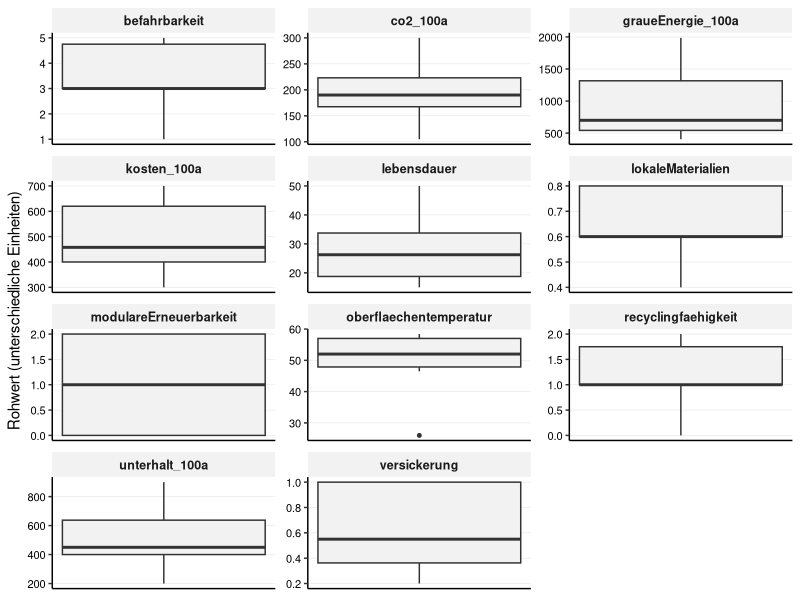
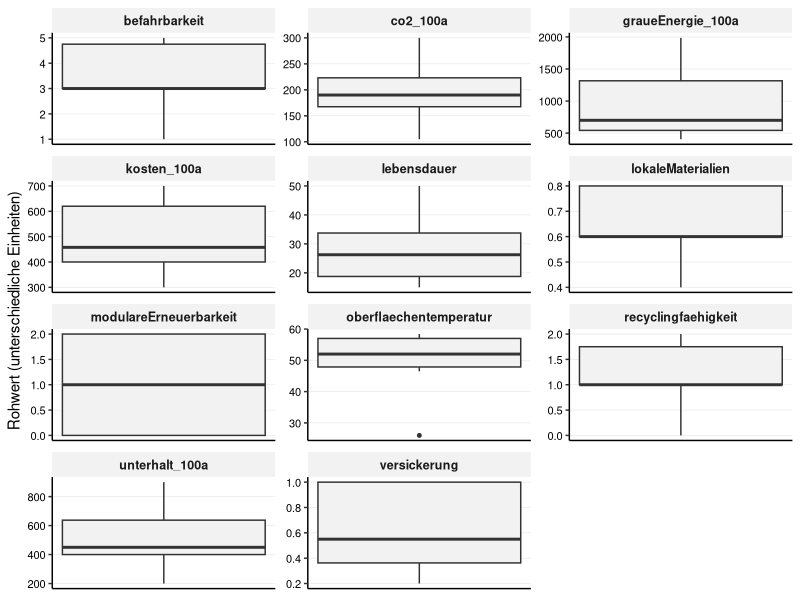

Generate these figures, in order, with R: (Note: this script raises an error after producing the figures.)
## ---- chunk 1

library(tidyverse)
library(readr)
library(ggplot2)
library(forcats)
library(tidytext)

## ---- chunk 2

## 1. Daten Importieren

# Liest die Rohdaten für die Beläge ein
df_belaege_raw <- read_delim(
  "01_data_input/Belaege_tidy.csv",
  delim = ";"
)

# Liest die Gewichtungen für alle vier Szenarien ein
weights_s0_raw <- read_delim(
  "01_data_input/Belaege_Gewichtung_Szenario0.csv",
  delim = ";"
)
weights_s1_raw <- read_delim(
  "01_data_input/Belaege_Gewichtung_Szenario1.csv",
  delim = ";"
)
weights_s2_raw <- read_delim(
  "01_data_input/Belaege_Gewichtung_Szenario2.csv",
  delim = ";"
)
weights_s3_raw <- read_delim(
  "01_data_input/Belaege_Gewichtung_Szenario3.csv",
  delim = ";"
)
## ---- chunk 3
#| include: false
# --- PRÜFUNG BLOCK 1 ---

print("--- 1. Check: Spaltennamen Beläge (Sind alle Spaltennamen da?) ---")
colnames(df_belaege_raw)

print("--- 2. Check: Gewichtung S0 (Wurden Spalten getrennt?) ---")
head(weights_s0_raw)

print("--- 3. Check: Gewichtung S3 (Zur Sicherheit) ---")
head(weights_s3_raw)

## ---- chunk 4
# A. Bereinigung der Rohdaten (Belaege_normiert.csv)
df_belaege <- df_belaege_raw %>%
  select(belagskategorie, option, everything()) 

# B. Bereinigung der Gewichtungen (ALLE SZENARIEN)
# Wir fügen den Roh-Dateien die Szenario-Namen hinzu
df_weights_s0 <- weights_s0_raw %>%
  mutate(szenario = "Szenario 0: Baseline (IST)")
df_weights_s1 <- weights_s1_raw %>%
  mutate(szenario = "Szenario 1: Forschungsfokus")
df_weights_s2 <- weights_s2_raw %>%
  mutate(szenario = "Szenario 2: Radikale Vermeidung")
df_weights_s3 <- weights_s3_raw %>%
  mutate(szenario = "Szenario 3: Radikaler Lebenszyklus")

# Jetzt binden wir sie zu einer finalen Gewichtungs-Tabelle zusammen
df_weights <- bind_rows(df_weights_s0, df_weights_s1, df_weights_s2, df_weights_s3) %>%
  # Berechne das Gesamtgewicht (gewicht) aus den Rohspalten,
  mutate(
    gewicht = group_weight * within_group_weight
  ) %>%
   # umbenennen für den Join
  rename(
    bewertungskategorie = criterion_id
  ) %>%
  # Auswählen der Spalten, die der Rest des Skripts braucht
  select(szenario, bewertungskategorie, gewicht, group_id)

## ---- chunk 5
#| include: false
# --- PRÜFUNG BLOCK 2 ---

print(df_weights, n = 44)

print("--- Check: Stichprobe der Gewichte ---")
# Zeig mir mal S0 und S3 im Vergleich für Kosten
df_weights %>% 
  filter(bewertungskategorie == "initialkosten_100a") %>%
  select(szenario, gewicht)

## ---- chunk 6
# 3.1 Wide-to-Long
df_belaege_long <- df_belaege %>%
  pivot_longer(
    cols = where(is.numeric), 
    names_to = "bewertungskategorie", 
    values_to = "wert"
  )

# 3.2 JOIN mit Gewichtung
# WICHTIG: Wir nutzen left_join. 
# Alles was in der Gewichtungstabelle fehlt (wie 'initialkosten'), bekommt hier gewicht = NA.
df_belaege_joined <- df_belaege_long %>%
  left_join(df_weights, by = "bewertungskategorie", relationship = "many-to-many")

## ---- chunk 7
#| include: false
# --- PRÜFUNG BLOCK 3 ---

print(df_belaege_joined, n = 44)

print("--- Check: Hat 'initialkosten' KEIN Gewicht (NA)? ---")
df_belaege_joined %>%
  filter(bewertungskategorie == "initialkosten") %>%
  select(szenario, bewertungskategorie, gewicht) %>%
  distinct() %>%
  head(2) # Sollte NA zeigen (oder leer sein, falls S0)

print("--- Check: Hat 'initialkosten_100a' ein Gewicht? ---")
df_belaege_joined %>%
  filter(bewertungskategorie == "initialkosten_100a") %>%
  filter(szenario == "Szenario 0: Baseline (IST)") %>%
  select(szenario, bewertungskategorie, gewicht) %>%
  distinct() %>%
  head(2) # Sollte 0.1 zeigen

## ---- chunk 8
# -------------------------------------------------------
# TEIL 1: Boxplot der Rohwerte (Überblick)  (Scientific Style)
# -------------------------------------------------------
# Hinweis: Da die Einheiten gemischt sind, nutzen wir facet_wrap mit freien Skalen.
plot_rohwerte <- ggplot(df_belaege_long, aes(y = wert)) +
  geom_boxplot(fill = "grey95", width = 0.5, outlier.size = 1) +
  
  # Facetten für jedes Kriterium
  facet_wrap(~bewertungskategorie, scales = "free", ncol = 3) +
  
  labs(
    title = NULL, # Titel kommt in Word
    subtitle = NULL,
    x = NULL,
    y = "Rohwert (unterschiedliche Einheiten)"
  ) +
  
  theme_classic(base_size = 11) +
  
  theme(
    # Nur horizontale Gitterlinien (y) sind wichtig zum Ablesen der Werte
    panel.grid.major.y = element_line(color = "grey90", linewidth = 0.2),
    panel.grid.major.x = element_blank(),
    
    # Facetten-Label
    strip.background = element_rect(fill = "grey95", color = NA),
    strip.text = element_text(face = "bold", size = 9),
    
    # Y-Achse (Werte) MUSS sichtbar sein:
    axis.text.y = element_text(size = 8, color = "black"), 
    
    # X-Achse (unten) kann leer sein:
    axis.text.x = element_blank(),
    axis.ticks.x = element_blank()
  )

print(plot_rohwerte)

## ---- chunk 9
#| include: false
# Speicher des Plots
ggsave("02_export/plots/check_01_rohwerte_verteilung_belaege.png", 
       plot = plot_rohwerte, width = 10, height = 8, dpi = 300)

## ---- chunk 10
# -------------------------------------------------------
# PLOT B: Lebenszyklus-Bilanz Beläge (100 Jahre)
# -------------------------------------------------------

# 1. Daten vorbereiten
df_plot_belaege_100a <- df_belaege %>% 
  select(
    belagskategorie, option,
    initialkosten, initialkosten_100a, unterhalt_100a, co2_100a, graueEnergie_100a
  ) %>%
  rename(belag = option, kategorie = belagskategorie) %>%
  pivot_longer(cols = where(is.numeric), names_to = "kriterium", values_to = "wert") %>%
  mutate(facet_label = case_when(
    # HIER: \n für Zeilenumbruch und ₂ für tiefgestellte Zahl
    kriterium == "initialkosten" ~ "1. Investitionskosten (pro Zyklus) [CHF/m²]",
    kriterium == "initialkosten_100a" ~ "2. Investitionskosten (100a kumuliert) [CHF/m²]",
    kriterium == "unterhalt_100a" ~ "3. Unterhaltskosten 100a [CHF/m²]",
    kriterium == "co2_100a" ~ "4. CO₂-Emissionen 100a [kg CO₂-eq/m²]",  # <--- Korrigiert!
    kriterium == "graueEnergie_100a" ~ "5. Graue Energie 100a [kWh/m²]" 
  )) %>%
  filter(!is.na(facet_label)) %>%
  mutate(kategorie = fct_relevel(kategorie, "Asphalt", "Pflaster", "Sickerbeläge")) %>%
  mutate(belag_sortiert = reorder(belag, wert))

# 2. Plot erstellen
plot_belaege_100a_final <- ggplot(df_plot_belaege_100a, 
       aes(x = belag_sortiert, y = wert, fill = kategorie)) + 
  geom_col(width = 0.6) + 
  
  # Facetten
  facet_wrap(~facet_label, ncol = 1, scales = "free_y") +
  
  scale_fill_manual(values = c("Asphalt" = "#084594", "Pflaster" = "#4292c6", "Sickerbeläge" = "#9ecae1")) +
  
  # Textumbruch x-Achse
  scale_x_discrete(labels = function(x) stringr::str_wrap(x, width = 20)) +
  
  labs(title = NULL, x = NULL, y = "Wert", fill = "Belagskategorie") +
  
  theme_classic(base_size = 11) + 
  
  theme(
    legend.position = "bottom",
    panel.grid.major.y = element_line(color = "grey90", linewidth = 0.2),
    panel.grid.major.x = element_blank(),
    
    # Schriftgrössen
    axis.text.x = element_text(angle = 45, hjust = 1, size = 10, color = "black"),
    axis.text.y = element_text(size = 10, color = "black"),
    
    strip.background = element_rect(fill = "grey95", color = NA),
    strip.text = element_text(face = "bold", size = 11, hjust = 0),
    
    # Rand unten grosszügig lassen
    plot.margin = margin(t = 5, r = 5, b = 30, l = 5, unit = "mm") 
  )

print(plot_belaege_100a_final)

# 3. Speichern (Neuer Name: ..._Belaege_clean.png)
ggsave("02_export/plots/Abb_Lebenszyklus_Bilanz_Belaege_clean.png", 
       plot = plot_belaege_100a_final, 
       width = 8,   
       height = 20, 
       dpi = 300)

# --- PRÜFUNG ---
print("--- Check: Haben wir alle 5 Facetten für den Plot? ---")
df_plot_belaege_100a %>%
  count(facet_label)

## ---- chunk 11
# 5.1 Definieren: Wo ist "weniger" besser?
kriterien_lower_is_better <- c(
  "initialkosten", 
  "initialkosten_100a", 
  "unterhalt_100a", 
  "co2_100a", 
  "graueEnergie_100a",
  "oberflaechentemperatur" 
)

# 5.2 Min-Max-Skalierung
# Wir normieren ALLES (auch ungewichtete Infos), damit wir sie plotten können.
# WICHTIG: Hier NICHT nach Gewicht filtern, sonst verschwinden die Initialkosten!
df_belaege_normalized <- df_belaege_joined %>%
  filter(!is.na(wert)) %>% # Nur Zeilen ohne Werte löschen
  group_by(bewertungskategorie) %>%
  mutate(
    min_wert = min(wert, na.rm = TRUE),
    max_wert = max(wert, na.rm = TRUE),
    # Berechnung des Scores
    score_normiert = case_when(
      # Sonderfall: Wenn Min und Max gleich sind (alle gleich gut) -> Score 1
      (max_wert - min_wert) == 0 ~ 1,
      # Normale Skalierung (higher is better)
      !(bewertungskategorie %in% kriterien_lower_is_better) ~ (wert - min_wert) / (max_wert - min_wert),
      # Invertierte Skalierung (lower is better)
      bewertungskategorie %in% kriterien_lower_is_better ~ 1 - ((wert - min_wert) / (max_wert - min_wert))
    )
  ) %>%
ungroup()

## ---- chunk 12
#| include: false
# --- PRÜFUNG BLOCK 5 ---

print("--- Check: Sind alle Kriterien da (auch die ohne Gewicht) und ist der Score Normiert zwischen 0 und 1? ---")
df_min_max_check <- df_belaege_normalized %>%
  select(bewertungskategorie, min_wert, max_wert, score_normiert) %>%
  distinct()

print(df_min_max_check)

print("--- Check: Haben 'initialkosten' einen Score bekommen? ---")
# Wir testen eine Zeile stichprobenartig
df_belaege_normalized %>%
  filter(bewertungskategorie == "initialkosten") %>%
  select(option, wert, score_normiert) %>%
  head(3)

# Prüfen, ob der Join geklappt hat (Gewicht da?):
print("--- Check Gewicht für Kosten ---")
df_belaege_normalized %>%
  filter(bewertungskategorie %in% c("initialkosten", "initialkosten_100a")) %>%
  select(szenario, bewertungskategorie, gewicht) %>%
  distinct() %>%
  print()
## ---- chunk 13
# Boxplot der normierten Scores (Scientific Style)
# Ziel: Überprüfen, ob die Min-Max-Skalierung funktioniert hat.
# Alle Boxplots müssen zwischen 0 und 1 liegen.

plot_normiert <- ggplot(df_belaege_normalized, aes(x = bewertungskategorie, y = score_normiert)) +
  geom_boxplot(fill = "grey90", width = 0.6, outlier.colour = "black", outlier.size = 1) +
  
  coord_flip() +
  
  # Fixe Skala 0-1
  scale_y_continuous(limits = c(0, 1), expand = c(0, 0.05)) +
  
  labs(
    title = NULL,
    subtitle = NULL,
    x = NULL, # Kriterien-Namen stehen an der Achse
    y = "Normierter Score (0 = schlecht, 1 = ideal)"
  ) +
  
  theme_classic(base_size = 11) +
  
  theme(
    # Gitterlinien: Vertikal wichtig (um 0.5 etc. zu sehen), Horizontal weg
    panel.grid.major.x = element_line(color = "grey90", linewidth = 0.2),
    panel.grid.major.y = element_blank(),
    
    # Achsen-Texte
    axis.text.y = element_text(color = "black", size = 10), # Kriterien-Namen
    axis.text.x = element_text(color = "black", size = 10)  # Zahlen 0-1
  )


print(plot_normiert)

## ---- chunk 14
#| include: false
ggsave("02_export/plots/check_02_normierte_scores_belaege.png", 
       plot = plot_normiert, width = 10, height = 7, dpi = 300)

# --- PRÜFUNG BLOCK 6 ---

print("--- Check: Liegen alle Scores zwischen 0 und 1? ---")
summary(df_belaege_normalized$score_normiert)
# Min sollte >= 0.00 sein, Max <= 1.00

print("--- Check: Sind 'initialkosten' im Boxplot-Datensatz enthalten? ---")
# Wir zählen, wie viele Datenpunkte wir pro Kategorie haben
df_belaege_normalized %>%
  filter(bewertungskategorie %in% c("initialkosten", "initialkosten_100a")) %>%
  count(bewertungskategorie)
## ---- chunk 15
# 7.1 Berechnung Score pro Kriterium
df_mca_calculated <- df_belaege_normalized %>%
  # HIER filtern wir alles raus, was kein Gewicht hat (z.B. reine Initialkosten)
  filter(!is.na(gewicht)) %>% 
  mutate(MCA_score_kriterium = score_normiert * gewicht)

# 7.2 Aggregation pro Szenario
# Wir summieren die Scores pro Baum und Szenario
df_mca_total <- df_mca_calculated %>%
  group_by(szenario, belagskategorie, option) %>%
  summarise(MCA_gesamtscore = sum(MCA_score_kriterium, na.rm = TRUE), .groups = 'drop') %>%
  # Sortierung: Erst nach Szenario, dann nach Punktzahl
  arrange(szenario, desc(MCA_gesamtscore)) 

# Anzeigen der Ergebnisse
print("--- MCA Gesamtergebnis (Auszug) ---")
print(df_mca_total, n = 20)

# 7.3 - Auswahl der "Top 3 Sieger"
# Ziel: Für jedes der 4 Szenarien die Top 3 Beläge aus dem Gesamtranking
N_BELAEGE_AUSWAEHLEN <- 3

df_sieger_belaege <- df_mca_total %>%
  group_by(szenario) %>%
  # Wählt die N besten Beläge innerhalb jedes Szenarios aus
  slice_max(MCA_gesamtscore, n = N_BELAEGE_AUSWAEHLEN) %>%
  ungroup() %>%
  # Ordnen für bessere Lesbarkeit
  arrange(szenario, desc(MCA_gesamtscore))

# Anzeigen der 12 Sieger-Optionen (4 Szenarien * 3 Beläge)
print(paste("--- Top", N_BELAEGE_AUSWAEHLEN, "Beläge pro Szenario (für Zeitstrahl-Analyse) ---"))
print(df_sieger_belaege, n = 12)

## ---- chunk 16
#| include: false
# 7.4 Export der Tabellen
write_csv2(
  df_sieger_belaege,
  file = "02_export/tables/mca_top3_belaege_pro_szenario.csv"
)
write_csv2(
  df_mca_total, 
  file = "02_export/tables/mca_rangliste_alle_szenarien.csv"
)
write_csv2(
  df_mca_calculated, 
  file = "02_export/tables/mca_details_berechnung_alle_szenarien.csv"
)

# --- PRÜFUNG BLOCK 7 ---

print("--- Check: Enthält die Berechnung noch Zeilen ohne Gewicht? ---")
# Sollte 0 Zeilen ergeben
df_mca_calculated %>% filter(is.na(gewicht)) %>% count()

print("--- Check: Plausibilität Ergebnisse (S0 Baseline) ---")
# Zeig mir die Top 3 von Szenario 0
df_sieger_belaege %>% 
  filter(szenario == "Szenario 0: Baseline (IST)") %>%
  select(option, MCA_gesamtscore)

## ---- chunk 17

# --- Datenaufbereitung für Stacked Plot (einmalig & aufgehübscht) ---
df_mca_groups_belaege_plot <- df_mca_calculated %>%
  group_by(szenario, belagskategorie, option, group_id) %>%
  summarise(gruppen_score = sum(MCA_score_kriterium, na.rm = TRUE), .groups = 'drop') %>%
  left_join(df_mca_total, by = c("szenario", "belagskategorie", "option")) %>%
  mutate(group_label_clean = case_when(
    group_id == "langlebigkeit" ~ "Langlebigkeit",
    group_id == "wirtschaftlichkeit" ~ "Wirtschaftlichkeit",
    group_id == "multifunktionale_nutzungsqualitaet" ~ "Multifunktionale Nutzungsqualität",
    group_id == "umweltwirkung" ~ "Umweltwirkung",
    group_id == "kreislauffaehigkeit" ~ "Kreislauffähigkeit",
    TRUE ~ group_id
  ))

# 1. Farben definieren (Einheitlich zur gesamten Arbeit)
colors_kategorie <- c(
  "Asphalt" = "#084594", 
  "Pflaster" = "#4292c6", 
  "Sickerbeläge" = "#9ecae1")

# 2. Farben für Kriterien-Gruppen
colors_gruppen <- c(
  "Langlebigkeit" = "#08306b",                     # Dunkelstes Blau (Zeit)
  "Wirtschaftlichkeit" = "#2171b5",                # Dunkles Mittelblau (Geld)
  "Multifunktionale Nutzungsqualität" = "#4292c6", # Mittelblau
  "Umweltwirkung" = "#9ecae1",                     # Hellblau
  "Kreislauffähigkeit" = "#deebf7"                 # Sehr helles Blau/Grau
)
## ---- chunk 18
#| label: fig-mca-plots-belaege-s0
#| fig.width: 13
#| fig.height: 8
#| out.width: "95%"
#| dpi: 300

# --- Plot 1: Ranking (Szenario 0) ---
data_s0 <- df_mca_total %>% filter(szenario == "Szenario 0: Baseline (IST)")

plot_s0_rank <- ggplot(data_s0,
       aes(x = MCA_gesamtscore,
           y = fct_reorder(option, MCA_gesamtscore), 
           fill = belagskategorie)) + 
  geom_col(width = 0.7) +
  
  scale_x_continuous(limits = c(0, 1), expand = c(0, 0.05)) + 
  scale_y_discrete(labels = function(x) stringr::str_wrap(x, width = 40)) +
  scale_fill_manual(values = colors_kategorie) +
  
  labs(
    title = NULL, 
    x = "MCA Score (0-1)", 
    y = NULL, 
    fill = "Kategorie"
  ) +

  theme_classic(base_size = 11) + 

  theme(
    legend.position = "bottom",
    panel.grid.major.y = element_blank(),
    panel.grid.major.x = element_line(color = "grey90", linewidth = 0.2),
    axis.text = element_text(color = "black"),
    plot.margin = margin(t = 5, r = 10, b = 5, l = 5, unit = "mm")
  )

print(plot_s0_rank, width = 10, height = 7)
ggsave("02_export/plots/mca_gesamtergebnis_s0_belaege.png",
       plot = plot_s0_rank, width = 10, height = 7, dpi = 300)


# --- Plot 2: Stacked Detail (Szenario 0) ---
data_s0_groups <- df_mca_groups_belaege_plot %>% filter(szenario == "Szenario 0: Baseline (IST)")

plot_s0_stack <- ggplot(data_s0_groups,
       aes(x = gruppen_score,
           y = fct_reorder(option, MCA_gesamtscore), 
           fill = group_label_clean)) + 
  geom_col(position = "stack", width = 0.7) +
  
  scale_x_continuous(limits = c(0, 1), expand = c(0, 0.05)) +
  scale_y_discrete(labels = function(x) stringr::str_wrap(x, width = 40)) +
  scale_fill_manual(values = colors_gruppen) +
  
  labs(
    title = NULL, 
    x = "Beitrag zum Score", 
    y = NULL, 
    fill = "Kriteriengruppe"
  ) +
  theme_classic(base_size = 11) + 
  theme(
    legend.position = "bottom",
    legend.text = element_text(size = 9),
    legend.box = "vertical",
    panel.grid.major.y = element_blank(),
    panel.grid.major.x = element_line(color = "grey90", linewidth = 0.2),
    axis.text = element_text(color = "black"),
    plot.margin = margin(t = 5, r = 10, b = 5, l = 5, unit = "mm")
  ) +
  guides(fill = guide_legend(nrow = 2, byrow = TRUE))

print(plot_s0_stack)
ggsave("02_export/plots/mca_detail_gruppen_s0_belaege.png",
       plot = plot_s0_stack, width = 10, height = 7, dpi = 300)

# ![Alternative Bildunterschrift](02_export/plots/mca_detail_gruppen_s0_belaege.png)

## ---- chunk 19
#| label: fig-mca-plots-belaege-s1
#| fig.width: 13
#| fig.height: 8
#| out.width: "95%"
#| dpi: 300

# --- Plot 1: Ranking (Szenario 1) ---
data_s1 <- df_mca_total %>% filter(szenario == "Szenario 1: Forschungsfokus")

plot_s1_rank <- ggplot(data_s1,
       aes(x = MCA_gesamtscore,
           y = fct_reorder(option, MCA_gesamtscore), 
           fill = belagskategorie)) + 
  geom_col(width = 0.7) +
  scale_x_continuous(limits = c(0, 1), expand = c(0, 0.05)) + 
  scale_y_discrete(labels = function(x) stringr::str_wrap(x, width = 40)) +
  scale_fill_manual(values = colors_kategorie) +
  labs(
    title = NULL, 
    x = "MCA Score (0-1)", 
    y = NULL, 
    fill = "Kategorie"
  ) +
  theme_classic(base_size = 11) + 
  theme(
    legend.position = "bottom",
    panel.grid.major.y = element_blank(),
    panel.grid.major.x = element_line(color = "grey90", linewidth = 0.2),
    axis.text = element_text(color = "black"),
    plot.margin = margin(t = 5, r = 10, b = 5, l = 5, unit = "mm")
  )

print(plot_s1_rank)
ggsave("02_export/plots/mca_gesamtergebnis_s1_belaege.png",
       plot = plot_s1_rank, width = 10, height = 7, dpi = 300)


# --- Plot 2: Stacked Detail (Szenario 1) ---
data_s1_groups <- df_mca_groups_belaege_plot %>% filter(szenario == "Szenario 1: Forschungsfokus")

plot_s1_stack <- ggplot(data_s1_groups,
       aes(x = gruppen_score,
           y = fct_reorder(option, MCA_gesamtscore), 
           fill = group_label_clean)) + 
  geom_col(position = "stack", width = 0.7) +
  scale_x_continuous(limits = c(0, 1), expand = c(0, 0.05)) +
  scale_y_discrete(labels = function(x) stringr::str_wrap(x, width = 40)) +
  scale_fill_manual(values = colors_gruppen) +
  labs(
    title = NULL, 
    x = "Beitrag zum Score", 
    y = NULL, 
    fill = "Kriteriengruppe"
  ) +
  theme_classic(base_size = 11) + 
  theme(
    legend.position = "bottom",
    legend.text = element_text(size = 9), 
    legend.box = "vertical",
    panel.grid.major.y = element_blank(),
    panel.grid.major.x = element_line(color = "grey90", linewidth = 0.2),
    axis.text = element_text(color = "black"),
    plot.margin = margin(t = 5, r = 10, b = 5, l = 5, unit = "mm")
  ) +
  guides(fill = guide_legend(nrow = 2, byrow = TRUE))

print(plot_s1_stack)
ggsave("02_export/plots/mca_detail_gruppen_s1_belaege.png",
       plot = plot_s1_stack, width = 10, height = 7, dpi = 300)
## ---- chunk 20
#| label: fig-mca-plots-belaege-s2
#| fig.width: 13
#| fig.height: 8
#| out.width: "95%"
#| dpi: 300

# --- Plot 1: Ranking (Szenario 2) ---
data_s2 <- df_mca_total %>% filter(szenario == "Szenario 2: Radikale Vermeidung")

plot_s2_rank <- ggplot(data_s2,
       aes(x = MCA_gesamtscore,
           y = fct_reorder(option, MCA_gesamtscore), 
           fill = belagskategorie)) + 
  geom_col(width = 0.7) +
  scale_x_continuous(limits = c(0, 1), expand = c(0, 0.05)) + 
  scale_y_discrete(labels = function(x) stringr::str_wrap(x, width = 40)) +
  scale_fill_manual(values = colors_kategorie) +
  labs(
    title = NULL, 
    x = "MCA Score (0-1)", 
    y = NULL, 
    fill = "Kategorie"
  ) +
  theme_classic(base_size = 11) + 
  theme(
    legend.position = "bottom",
    panel.grid.major.y = element_blank(),
    panel.grid.major.x = element_line(color = "grey90", linewidth = 0.2),
    axis.text = element_text(color = "black"),
    plot.margin = margin(t = 5, r = 10, b = 5, l = 5, unit = "mm")
  )

print(plot_s2_rank)
ggsave("02_export/plots/mca_gesamtergebnis_s2_belaege.png",
       plot = plot_s2_rank, width = 10, height = 7, dpi = 300)


# --- Plot 2: Stacked Detail (Szenario 2) ---
data_s2_groups <- df_mca_groups_belaege_plot %>% filter(szenario == "Szenario 2: Radikale Vermeidung")

plot_s2_stack <- ggplot(data_s2_groups,
       aes(x = gruppen_score,
           y = fct_reorder(option, MCA_gesamtscore), 
           fill = group_label_clean)) + 
  geom_col(position = "stack", width = 0.7) +
  scale_x_continuous(limits = c(0, 1), expand = c(0, 0.05)) +
  scale_y_discrete(labels = function(x) stringr::str_wrap(x, width = 40)) +
  scale_fill_manual(values = colors_gruppen) +
  labs(
    title = NULL, 
    x = "Beitrag zum Score", 
    y = NULL, 
    fill = "Kriteriengruppe"
  ) +
  theme_classic(base_size = 11) + 
  theme(
    legend.position = "bottom",
    legend.text = element_text(size = 9), 
    legend.box = "vertical",
    panel.grid.major.y = element_blank(),
    panel.grid.major.x = element_line(color = "grey90", linewidth = 0.2),
    axis.text = element_text(color = "black"),
    plot.margin = margin(t = 5, r = 10, b = 5, l = 5, unit = "mm")
  ) +
  guides(fill = guide_legend(nrow = 2, byrow = TRUE))

print(plot_s2_stack)
ggsave("02_export/plots/mca_detail_gruppen_s2_belaege.png",
       plot = plot_s2_stack, width = 10, height = 7, dpi = 300)

## ---- chunk 21
#| label: fig-mca-plots-belaege-s3
#| fig.width: 13
#| fig.height: 8
#| out.width: "95%"
#| dpi: 300

# --- Plot 1: Ranking (Szenario 3) ---
data_s3 <- df_mca_total %>% filter(szenario == "Szenario 3: Radikaler Lebenszyklus")

plot_s3_rank <- ggplot(data_s3,
       aes(x = MCA_gesamtscore,
           y = fct_reorder(option, MCA_gesamtscore), 
           fill = belagskategorie)) + 
  geom_col(width = 0.7) +
  scale_x_continuous(limits = c(0, 1), expand = c(0, 0.05)) + 
  scale_y_discrete(labels = function(x) stringr::str_wrap(x, width = 40)) +
  scale_fill_manual(values = colors_kategorie) +
  labs(
    title = NULL, 
    x = "MCA Score (0-1)", 
    y = NULL, 
    fill = "Kategorie"
  ) +
  theme_classic(base_size = 11) + 
  theme(
    legend.position = "bottom",
    panel.grid.major.y = element_blank(),
    panel.grid.major.x = element_line(color = "grey90", linewidth = 0.2),
    axis.text = element_text(color = "black"),
    plot.margin = margin(t = 5, r = 10, b = 5, l = 5, unit = "mm")
  )

print(plot_s3_rank)
ggsave("02_export/plots/mca_gesamtergebnis_s3_belaege.png",
       plot = plot_s3_rank, width = 10, height = 7, dpi = 300)


# --- Plot 2: Stacked Detail (Szenario 3) ---
data_s3_groups <- df_mca_groups_belaege_plot %>% filter(szenario == "Szenario 3: Radikaler Lebenszyklus")

plot_s3_stack <- ggplot(data_s3_groups,
       aes(x = gruppen_score,
           y = fct_reorder(option, MCA_gesamtscore), 
           fill = group_label_clean)) + 
  geom_col(position = "stack", width = 0.7) +
  scale_x_continuous(limits = c(0, 1), expand = c(0, 0.05)) +
  scale_y_discrete(labels = function(x) stringr::str_wrap(x, width = 40)) +
  scale_fill_manual(values = colors_gruppen) +
  labs(
    title = NULL, 
    x = "Beitrag zum Score", 
    y = NULL, 
    fill = "Kriteriengruppe"
  ) +
  theme_classic(base_size = 11) + 
  theme(
    legend.position = "bottom",
    legend.text = element_text(size = 9), 
    legend.box = "vertical",
    panel.grid.major.y = element_blank(),
    panel.grid.major.x = element_line(color = "grey90", linewidth = 0.2),
    axis.text = element_text(color = "black"),
    plot.margin = margin(t = 5, r = 10, b = 5, l = 5, unit = "mm")
  ) +
  guides(fill = guide_legend(nrow = 2, byrow = TRUE))

print(plot_s3_stack)
ggsave("02_export/plots/mca_detail_gruppen_s3_belaege.png",
       plot = plot_s3_stack, width = 10, height = 7, dpi = 300)
